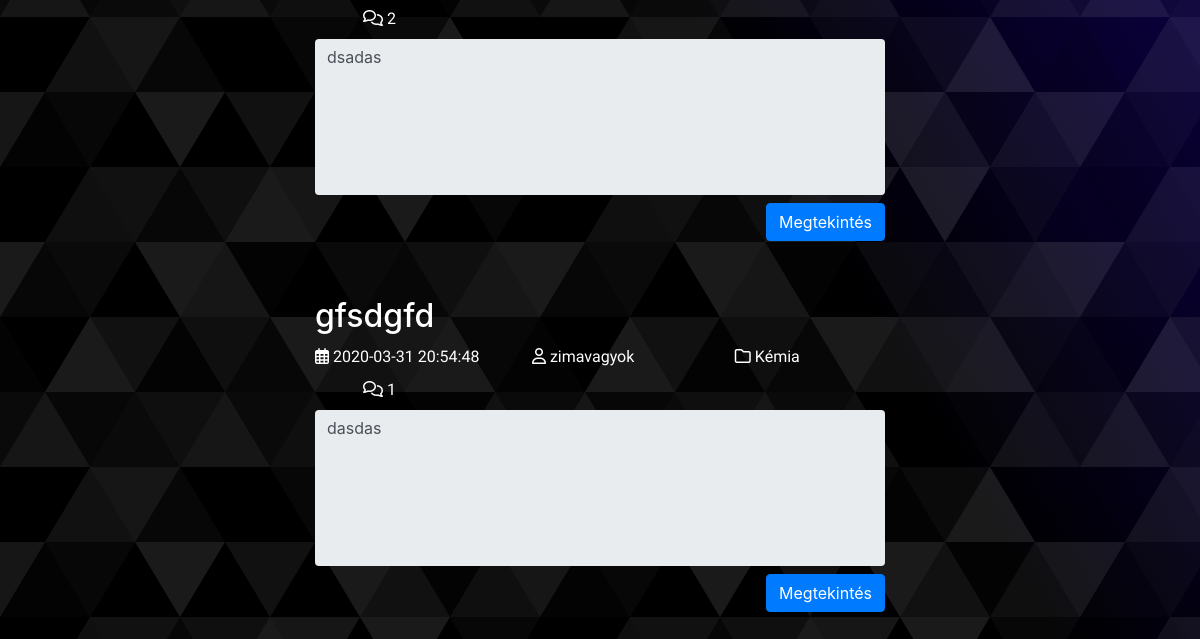
Before: /pages/allTopic.php (lower part) with the older database file.
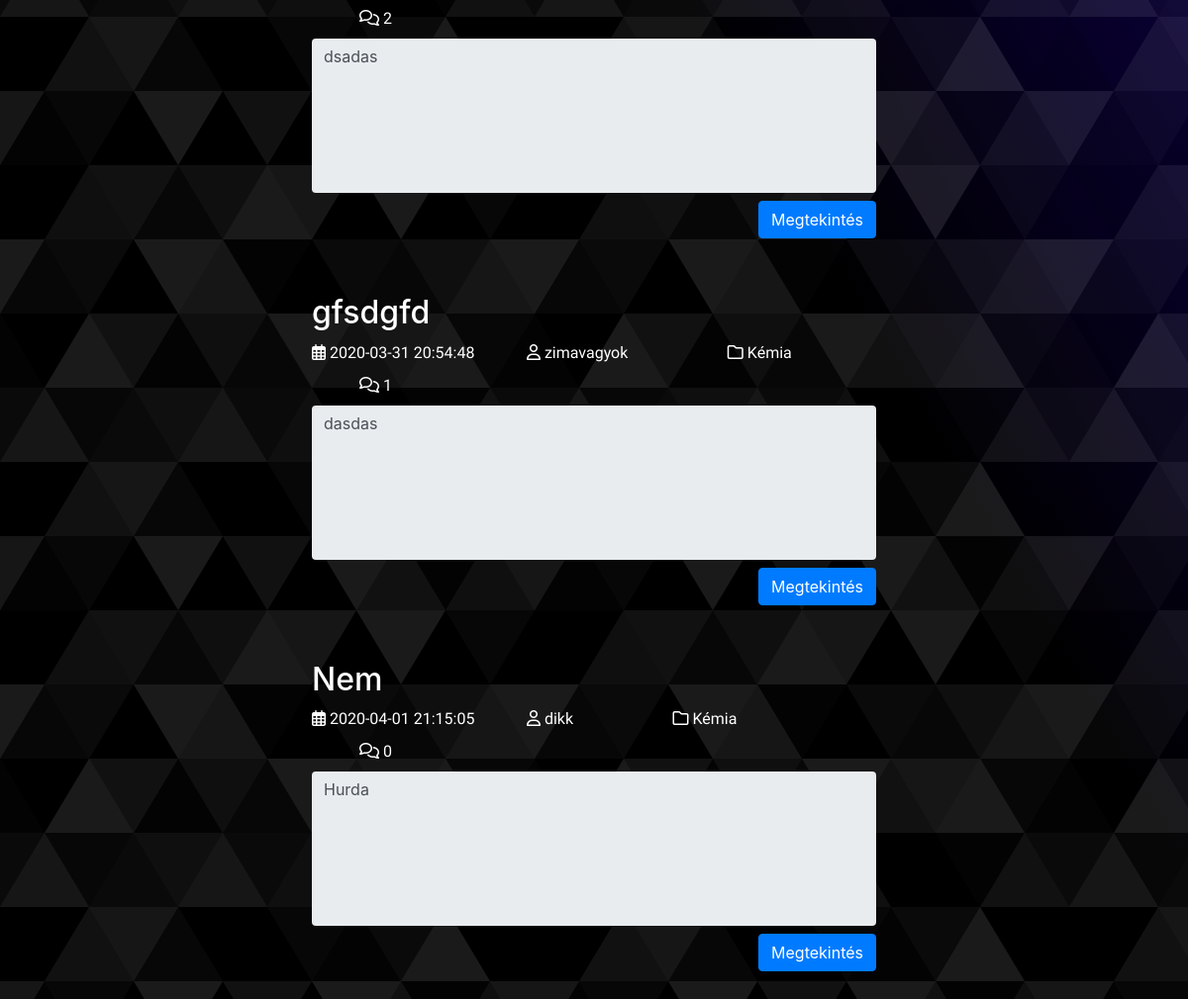
After: the same page with the newer database file.
### tables this page shows
CREATE TABLE theme (
  id INT(11) NOT NULL AUTO_INCREMENT,
  categoryId INT(11) NOT NULL,
  userUniqId VARCHAR(23) NOT NULL,
  date DATETIME NOT NULL,
  text TEXT NOT NULL,
  header VARCHAR(255) DEFAULT NULL,
  PRIMARY KEY (id)
);

CREATE TABLE users (
  id INT(11) NOT NULL AUTO_INCREMENT,
  uniqId VARCHAR(23) NOT NULL,
  username VARCHAR(32) NOT NULL,
  password VARCHAR(64) NOT NULL,
  email VARCHAR(50) NOT NULL,
  PRIMARY KEY (id)
);

CREATE TABLE categories (
  id INT(11) NOT NULL AUTO_INCREMENT,
  name VARCHAR(50) NOT NULL,
  PRIMARY KEY (id)
);

### php/db/execute.php (called while the page is built, shortened)
<?php
function callProc($procName, $params)
{
    global $db;
    $result = [];
    $query = $db->query("CALL {$procName}({$params})") or die($db->error);
        if($query)
        {
            while ($row = $query->fetch_array())
            {
                array_push($result, $row);
            }
        }
    return $result;
}
?>

### php/topic/topicComponent.php (the view, shortened to what this page needs)
<div class="container my-5 w-50 mx-auto">
    <div class="row">
      <div class="col-12">
          <form method="post">
          <h2><?php echo $value['header']?></h2>
          <label style="font-size:1em;"><i class="far fa-calendar-alt"></i> <?php echo $value['date']?></label>
          <label style="font-size:1em;" class="mx-5"><i class="far fa-user"></i> <?php echo $value['username']?></label>
          <label style="font-size:1em;" class="mx-5"><i class="far fa-folder"> </i> <?php echo $value['name']?></label>
          <?php
          $data = callProc("CommentGetByThemeId", "'{$value['id']}'");
          $comments = count($data);
          ?>
          <label style="font-size:1em;" class="mx-5"><i class="far fa-comments"></i> <?php echo $comments?></label>
          <textarea class="form-control textarea" id="postText" name="postText" rows="6" readonly><?php echo $value['text']; ?></textarea>
          <button type="submit" name="show" id="show" class="btn btn-primary my-2 float-right">Megtekintés</button>
          </form>
      </div>
    </div>
</div>

### pages/allTopic.php (shortened to what this page needs)
<?php
include "../php/db/connection.php";
include "../php/db/execute.php";
?>
<!DOCTYPE html>
<html lang="en">
<head>
  <link rel="stylesheet" href="https://stackpath.bootstrapcdn.com/bootstrap/4.4.1/css/bootstrap.min.css">
  <link rel="stylesheet" href="../css/style.css">
  <link rel="stylesheet" href="../css/topic.css">
</head>
<body>
  <?php
    $data = callProc("ThemeGetAllWithCategoryAndCreator", "");
    foreach ($data as $value) {
        include "../php/topic/topicComponent.php";
    }
  ?>
</body>
</html>

### css/style.css (style rules this page uses)
.textarea { outline:none; border:none; width:100%; resize: none; overflow: hidden; }
body { min-height: 100vh; background-image: url("../img/bg.svg"); background-attachment: fixed; background-size: cover; color:white; }
label { font-family: 'Comfortaa', cursive; font-size: 30px; }

Changed rows visible on the page:
added theme: header "Nem", date "2020-04-01 21:15:05", users.username "dikk", categoryId.name "Kémia", comments "0", postText "Hurda"
